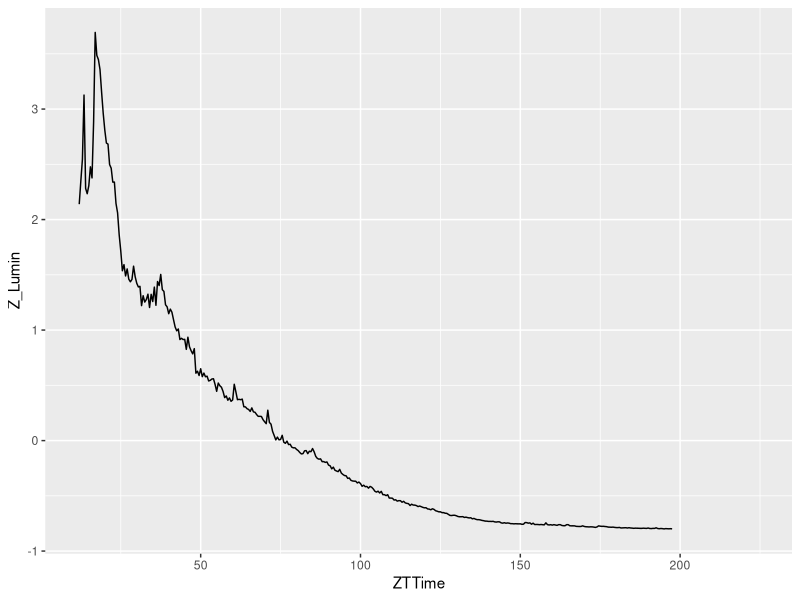

Here is the R script that generated this plot:
library(tidyverse)

setwd("~/Dropbox/Estadistica/CircaLuc")
data.df <- read_csv("./data/data.csv") %>%
           gather(key = "Subject", 
                  value = "Lumin", 
                  -ZTTime , 
                  factor_key=TRUE) %>%
           group_by(Subject) %>%
           mutate(Z_Lumin = (Lumin-mean(Lumin, na.rm=TRUE))/sd(Lumin, na.rm=TRUE))

fig.mean.time <- data.df %>%
  filter(Subject == "A01") %>%
  ggplot(aes(x = ZTTime, y = Z_Lumin)) + 
                geom_line()
fig.mean.time


